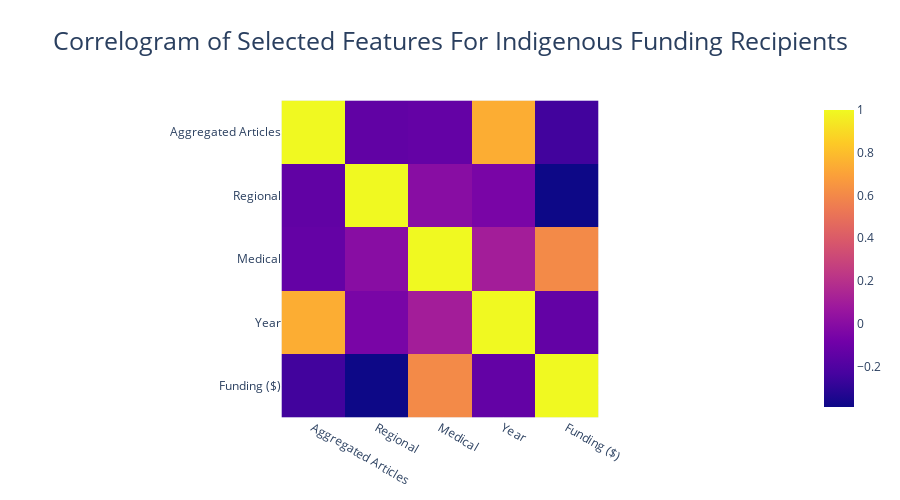
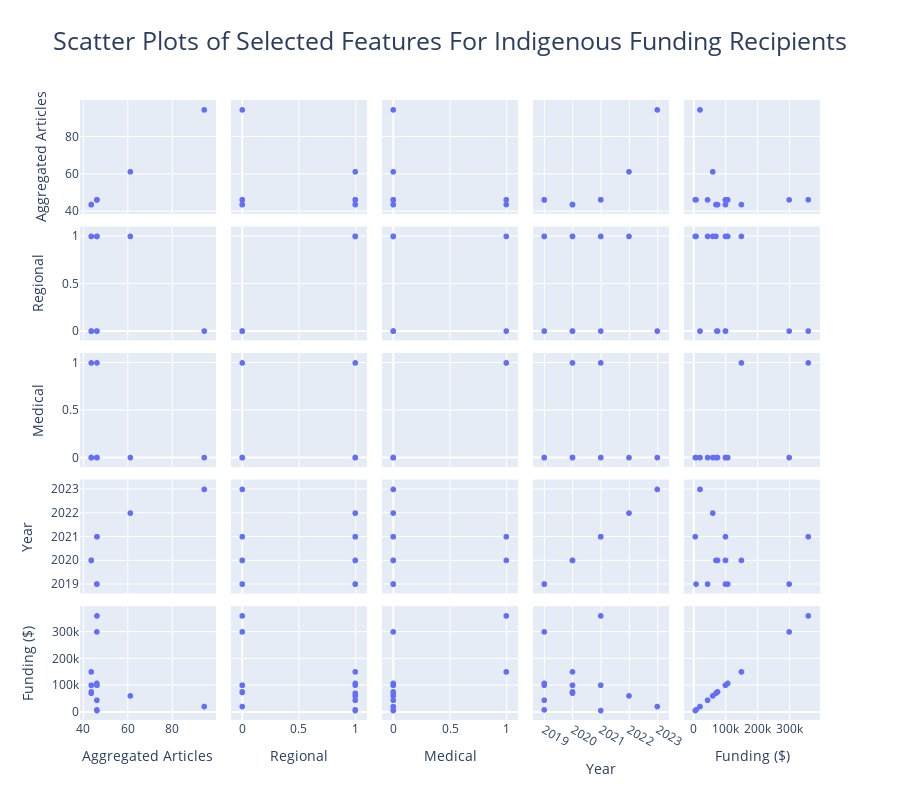

Notebook code for these charts, in order:
### Markdown cell above
### Analysis and Visualisation

With such a low number of indigenous funding grants identified it is clear that this approach with manual annotation has limitations, as one cannot accurately reflect individuals' heritage based solely on the descriptions provided. According Advance Queensland [*"8% identify as Aboriginal and/or Torres Strait Islander*](https://advance.qld.gov.au/about-advance-queensland/about-us) across their funding recipients, however the manual annotations only identifying 4% of funding recipients being related to the indigenous group within the selected time period. 

Manual review of the highest funding recipient in this group revealed that $360k went to Xujuan Zhou in collaboration with Cogninet Australia Pty Ltd, but also Goondir Aboriginal & Torres Strait Islanders Corporation for Health Services. This intersection between multiple manually annotated features highlights the hazards of manual annotation based off only descriptions as it can't really be said how much of this funding truly targeted Indigenous Groups.

In order to establish which of the identified features for "Aggregated Articles", "Regional", "Year", and "Medical Related" have the greatest impact on the funding of indigenous grants, has been subseted to this group and all variables to enable further analysis for correlations. Using a correlogram provides a numeric respresentation of how close to directly proportional the variables are so that one can asssess their suitability for use in a linear model, while displaying the relationships between variable pairs on a scatter plot enables reviewing of individual records.

### Code cell
# Ensure all variables are numeric
#combined_df["Is_Regional"] = combined_df["LGA Status"] == "Regional Councils"
combined_df["Is_Regional"] = combined_df["LGA Status"].apply(lambda x: 1 if x == "Regional Councils" else 0)

combined_df = combined_df[["aggregated_mentions", "Is_Regional", "Medical_Related" , "Approval Year", "Contractual Commitment ($ GST excl.)"]]

combined_df = combined_df.rename(columns={"aggregated_mentions":"Aggregated Articles", "Is_Regional":"Regional", "Medical_Related":"Medical","Approval Year":"Year", "Contractual Commitment ($ GST excl.)":"Funding ($)"})

# Apply correlogram and Display
advance_corr = combined_df.corr()

indigenous_corr_fig = px.imshow(advance_corr, title = "Correlogram of Selected Features For Indigenous Funding Recipients")
indigenous_corr_fig.update_layout(
    title_font_size=25,
    title_x=0.5,
    legend_title_font_size=15,
    height=500
)
indigenous_corr_fig.show()


indigenous_scatter_fig = px.scatter_matrix(combined_df, title = "Scatter Plots of Selected Features For Indigenous Funding Recipients")

indigenous_scatter_fig.update_layout(
    title_font_size=25,
    title_x=0.5,
    legend_title_font_size=15,
    height=800
)
indigenous_scatter_fig.show()

### Figure 1 — Plotly figure (JSON) as saved in the notebook; plotly's stock layout.template omitted (floating-point values rounded to 4 significant figures)
{"data": [{"coloraxis": "coloraxis", "hovertemplate": "x: %{x}<br>y: %{y}<br>color: %{z}<extra></extra>", "name": "0", "type": "heatmap", "x": ["Aggregated Articles", "Regional", "Medical", "Year", "Funding ($)"], "xaxis": "x", "y": ["Aggregated Articles", "Regional", "Medical", "Year", "Funding ($)"], "yaxis": "y", "z": [[1, -0.142, -0.13, 0.7422, -0.2471], [-0.142, 1, -2.098e-17, -0.0553, -0.3895], [-0.13, -2.098e-17, 1, 0.1045, 0.6065], [0.7422, -0.0553, 0.1045, 1, -0.1336], [-0.2471, -0.3895, 0.6065, -0.1336, 1]]}], "layout": {"coloraxis": {"colorscale": [[0, "#0d0887"], [0.1111, "#46039f"], [0.2222, "#7201a8"], [0.3333, "#9c179e"], [0.4444, "#bd3786"], [0.5556, "#d8576b"], [0.6667, "#ed7953"], [0.7778, "#fb9f3a"], [0.8889, "#fdca26"], [1, "#f0f921"]]}, "height": 500, "legend": {"title": {"font": {"size": 15}}}, "title": {"font": {"size": 25}, "text": "Correlogram of Selected Features For Indigenous Funding Recipients", "x": 0.5}, "xaxis": {"anchor": "y", "constrain": "domain", "domain": [0, 1], "scaleanchor": "y"}, "yaxis": {"anchor": "x", "autorange": "reversed", "constrain": "domain", "domain": [0, 1]}}}

### Figure 2 — Plotly figure (JSON) as saved in the notebook; plotly's stock layout.template omitted (floating-point values rounded to 4 significant figures)
{"data": [{"dimensions": [{"axis": {"matches": true}, "label": "Aggregated Articles", "values": [46.08, 46.08, 46.08, 46.08, 46.08, 43.55, 43.55, 43.55, 43.55, 43.55, 43.55, 46.14, 46.14, 46.14, 61.21, 94.57]}, {"axis": {"matches": true}, "label": "Regional", "values": [1, 1, 1, 0, 0, 1, 0, 1, 0, 0, 0, 1, 0, 1, 1, 0]}, {"axis": {"matches": true}, "label": "Medical", "values": [0, 0, 0, 0, 0, 0, 0, 1, 0, 0, 0, 0, 1, 0, 0, 0]}, {"axis": {"matches": true}, "label": "Year", "values": [2019, 2019, 2019, 2019, 2019, 2020, 2020, 2020, 2020, 2020, 2020, 2021, 2021, 2021, 2022, 2023]}, {"axis": {"matches": true}, "label": "Funding ($)", "values": [43750, 7500, 107084, 100000, 300000, 70000, 72986, 150000, 75000, 100000, 100000, 100000, 360000, 5000, 60000, 20000]}], "hovertemplate": "%{xaxis.title.text}=%{x}<br>%{yaxis.title.text}=%{y}<extra></extra>", "legendgroup": "", "marker": {"color": "#636efa", "symbol": "circle"}, "name": "", "showlegend": false, "type": "splom"}], "layout": {"dragmode": "select", "height": 800, "legend": {"title": {"font": {"size": 15}}, "tracegroupgap": 0}, "title": {"font": {"size": 25}, "text": "Scatter Plots of Selected Features For Indigenous Funding Recipients", "x": 0.5}}}
